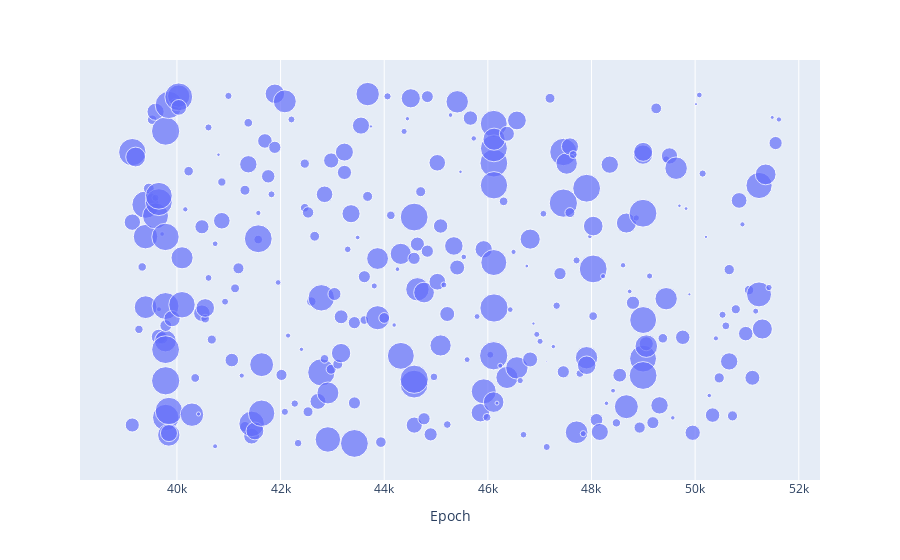

Notebook source saved alongside this figure:
### Code cell
rng = np.random.default_rng(42)
df_deposits['temp'] = rng.uniform(0, 10, len(df_deposits["Epoch"]))
fig = px.scatter(
    df_deposits[df_deposits["Deposits"] > 0], x = 'Epoch', y = 'temp', size = 'Deposits',
    size_max = 20, labels = {"Epoch": "Epoch"})
fig.update_yaxes(visible=False)

### Figure 1 — Plotly figure (JSON) as saved in the notebook; plotly's stock layout.template omitted (floating-point values rounded to 4 significant figures; data arrays with more than 128 entries replaced by an {"elided": "..."} marker saying what was removed)
{"data": [{"hovertemplate": "Epoch=%{x}<br>temp=%{y}<br>Deposits=%{marker.size}<extra></extra>", "legendgroup": "", "marker": {"color": "#636efa", "size": {"elided": "288 int values"}, "sizemode": "area", "sizeref": 1.28, "symbol": "circle"}, "mode": "markers", "name": "", "orientation": "v", "showlegend": false, "type": "scatter", "x": {"elided": "288 int values"}, "xaxis": "x", "y": {"elided": "288 float values"}, "yaxis": "y"}], "layout": {"autosize": true, "legend": {"itemsizing": "constant", "tracegroupgap": 0}, "margin": {"t": 60}, "xaxis": {"anchor": "y", "autorange": true, "domain": [0, 1], "range": [38100.0, 52430.0], "title": {"text": "Epoch"}, "type": "linear"}, "yaxis": {"anchor": "x", "autorange": true, "domain": [0, 1], "range": [-1.094, 11.04], "title": {"text": "temp"}, "type": "linear", "visible": false}}}
